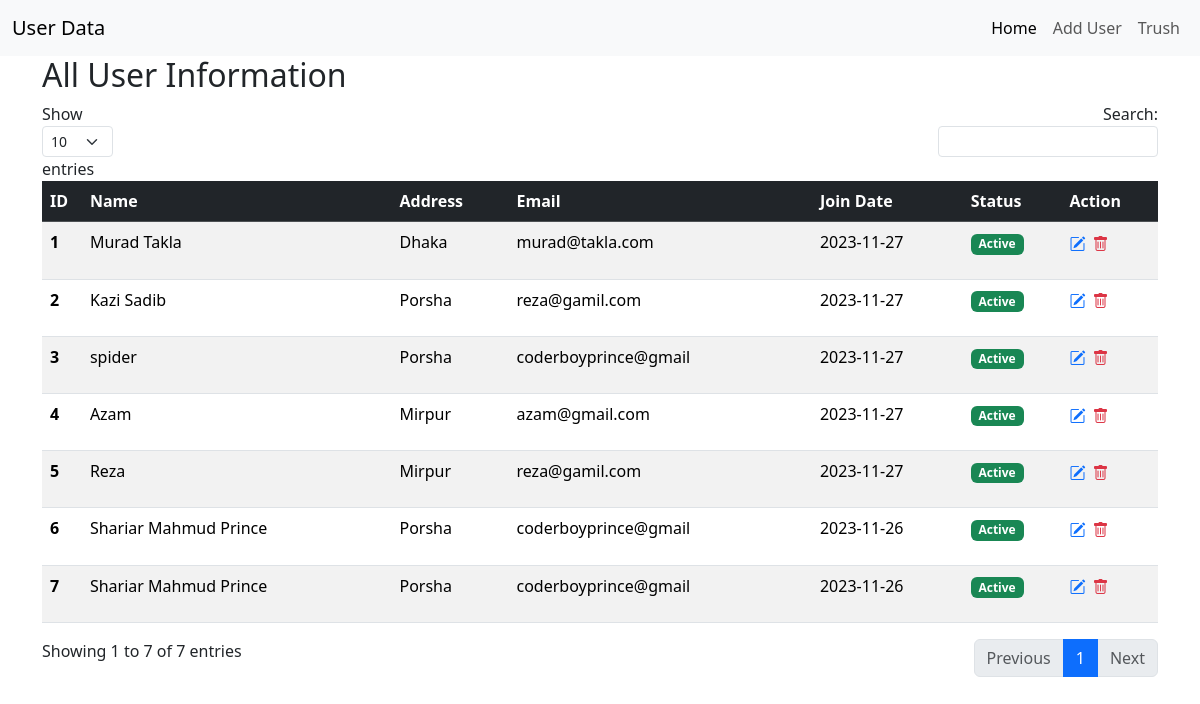
The page / on the database its author committed.
### tables this page shows
CREATE TABLE `all_user` (
  `id` int(11) NOT NULL,
  `full_name` text NOT NULL,
  `short_address` text NOT NULL,
  `email` varchar(20) NOT NULL,
  `join_date` date NOT NULL,
  `status` int(11) NOT NULL DEFAULT 1 COMMENT '0 for inactive and 1 for active'
);

### index.php (the view, shortened to what this page needs)
<?php include("inc/header.php"); ?>
<div class="container">
    <div class="row">
        <div class="col-lg-12">
            <h2> All User Information </h2>
            <table id="userTable" class="table table-striped w-100">
                <thead class="table-dark ">
                    <tr>
                        <th scope="col">ID</th>
                        <th scope="col">Name</th>
                        <th scope="col">Address</th>
                        <th scope="col">Email</th>
                        <th scope="col">Join Date</th>
                        <th scope="col">Status</th>
                        <th scope="col">Action</th>
                    </tr>
                </thead>
                <tbody>
                    <?php
                       $sql = "SELECT * FROM all_user WHERE status = '1' ORDER BY id DESC";
                       $query = mysqli_query($db, $sql);
                       $n = 0;
                       while($row = mysqli_fetch_assoc( $query)){
                        $id         = $row['id'];
                        $name       = $row['full_name'];
                        $address    = $row['short_address'];
                        $email      = $row['email'];
                        $joinDate   = $row['join_date'];
                        $status     = $row['status'];
                        $n++
                        ?>
                    <tr>
                        <th scope="row"><?php echo $n ; ?></th>
                        <td><?php echo $name ?></td>
                        <td><?php echo $address ?></td>
                        <td><?php echo $email ?></td>
                        <td><?php echo $joinDate ?></td>
                        <td>
                            <?php
                                if($status == 1){echo '<p class="badge bg-success"> Active </p>';}
                                ?>
                        </td>
                        <td>
                            <div class="btn-group">
                                <a href="update.php?id=<?php echo $id?>"><i
                                        class="bi bi-pencil-square text-primary  btn-outline-0 "></i></a>
                                <a class="btn btn-primary bg-transparent border-0 p-0" data-bs-toggle="modal" data-bs-target="#delete<?php echo $id?>" ><i class="bi bi-trash text-danger  ms-2 "></i></a>
                            </div>
                        </td>
                    </tr>
                    <?php
                       }
                    ?>
                </tbody>
            </table>
        </div>
    </div>
</div>
<?php include("inc/footer.php"); ?>

### inc/header.php (shortened to what this page needs)
<!doctype html>
<html lang="en">
<head>
<link href="https://cdn.jsdelivr.net/npm/bootstrap@5.3.2/dist/css/bootstrap.min.css" rel="stylesheet">
 <link rel="stylesheet" href="https://cdn.jsdelivr.net/npm/bootstrap-icons@1.5.0/font/bootstrap-icons.css">
</head>
<body>
<nav class="navbar navbar-expand-lg bg-body-tertiary">
  <div class="container-fluid">
    <a class="navbar-brand" href="index.php">User Data</a>
    <div class="collapse navbar-collapse" id="navbarSupportedContent">
      <ul class="navbar-nav ms-auto mb-2 mb-lg-0">
        <li class="nav-item">
          <a class="nav-link active" aria-current="page" href="index.php">Home</a>
        </li>
        <li class="nav-item">
          <a class="nav-link" href="adduser.php">Add User</a>
        </li>
        <li class="nav-item">
          <a class="nav-link" href="trush.php">Trush</a>
        </li>
      </ul>
    </div>
  </div>
</nav>

### inc/footer.php (shortened to what this page needs)
</body>
</html>

### rows shown on the page
all_user: full_name "Murad Takla", short_address "Dhaka", email "murad@takla.com", join_date "2023-11-27", status "Active"
all_user: full_name "Kazi Sadib", short_address "Porsha", email "reza@gamil.com", join_date "2023-11-27", status "Active"
all_user: full_name "spider", short_address "Porsha", email "coderboyprince@gmail", join_date "2023-11-27", status "Active"
all_user: full_name "Azam", short_address "Mirpur", email "azam@gmail.com", join_date "2023-11-27", status "Active"
all_user: full_name "Reza", short_address "Mirpur", email "reza@gamil.com", join_date "2023-11-27", status "Active"
all_user: full_name "Shariar Mahmud Prince", short_address "Porsha", email "coderboyprince@gmail", join_date "2023-11-26", status "Active"
all_user: full_name "Shariar Mahmud Prince", short_address "Porsha", email "coderboyprince@gmail", join_date "2023-11-26", status "Active"
